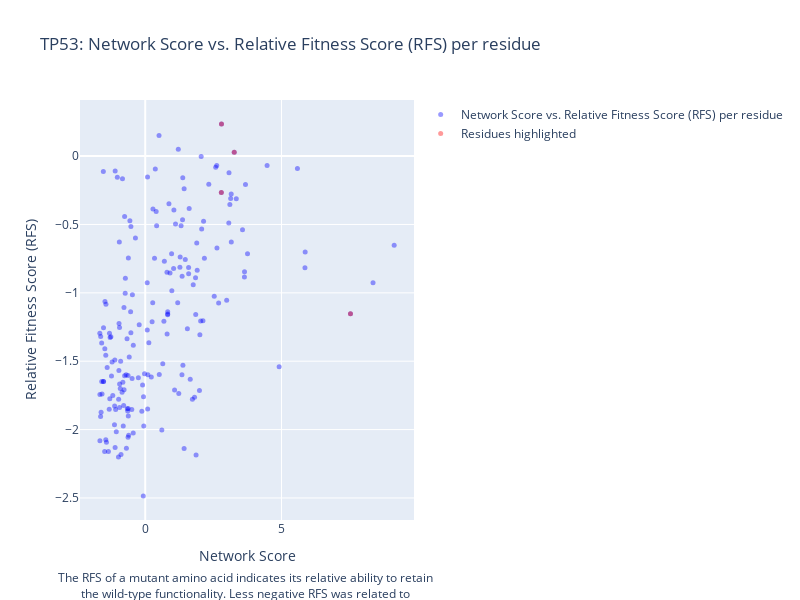

Notebook code cell kept with this figure:
### Code cell
titles = {"TP53": "", "EGFR": "EGFR", "KRAS": "KRAS"}
scores = {"TP53": "Relative Fitness Score (RFS)", "EGFR": "Enrichment Score", "KRAS": "Folding Free Energy Change"}
texts = {"TP53": "The RFS of a mutant amino acid indicates its relative ability to retain <br>the wild-type functionality. Less negative RFS was related to ",
         "EGFR": "The enrichment score at a mutant amino acid here measures how overrepresented<br> or underrepresented compared to the wild type in response to erlotinib treatment",
         "KRAS": "The folding free energy change here represents how much mutation at that residue <br>affects the stability of protein folding"}

for gene in ['TP53']:#, 'EGFR', 'KRAS']:
    tmp = ns_data[ns_data['gene']==gene].reset_index(drop=True)
    corr, p_value = spearmanr(tmp['network_score'], tmp['mutagenesis_functional_score'])
    print(f"Correlation between network score and functional score for {gene}: {corr} (p-value: {p_value})")
    # plot network score vs functional score using plotly
    # Create scatter plot
    fig = go.Figure()
    # figure size
    fig.update_layout(
        autosize=False,
        width=800,
        height=600,
    )
    # color by 
    fig.add_trace(go.Scatter(x=tmp['network_score'], y=tmp['mutagenesis_functional_score'],
                            mode='markers', marker=dict(color='blue'),
                            name=f'Network Score vs. {scores[gene]} per residue', text=tmp['res_num']))

    # Update layout
    fig.update_layout(xaxis_title='Network Score', yaxis_title=scores[gene],
                    title=f'{gene}: Network Score vs. {scores[gene]} per residue',)
    # add small text at the bottom
    fig.add_annotation(text=texts[gene],
                    xref="paper", yref="paper",
                    x=0.5, y=-0.2, showarrow=False, )
    
    if gene == "TP53":
        # color residue number 217, 157 and 257
        # get the index of the residues
        tmp2 = tmp[tmp['uniprot_num'].isin([175, 245, 249, 282])].reset_index(drop=True)
        fig.add_trace(go.Scatter(x=tmp2['network_score'], y=tmp2['mutagenesis_functional_score'],
                            mode='markers', marker=dict(color='red'),
                            name='Residues highlighted', text=tmp2['res_num']))
    

    # make opacity 0.4
    fig.update_traces(marker=dict(size=5, opacity=0.4))

    fig.show()

### Figure 1 — Plotly figure (JSON) as saved in the notebook; plotly's stock layout.template omitted (floating-point values rounded to 4 significant figures; data arrays with more than 128 entries replaced by an {"elided": "..."} marker saying what was removed)
{"data": [{"marker": {"color": "blue", "opacity": 0.4, "size": 5}, "mode": "markers", "name": "Network Score vs. Relative Fitness Score (RFS) per residue", "text": {"elided": "188 int values"}, "type": "scatter", "x": {"elided": "188 float values"}, "y": {"elided": "188 float values"}}, {"marker": {"color": "red", "opacity": 0.4, "size": 5}, "mode": "markers", "name": "Residues highlighted", "text": [245, 175, 249, 282], "type": "scatter", "x": [2.797, 7.53, 3.266, 2.793], "y": [0.2337, -1.154, 0.02796, -0.2666]}], "layout": {"annotations": [{"showarrow": false, "text": "The RFS of a mutant amino acid indicates its relative ability to retain <br>the wild-type functionality. Less negative RFS was related to ", "x": 0.5, "xref": "paper", "y": -0.2, "yref": "paper"}], "autosize": false, "height": 600, "title": {"text": "TP53: Network Score vs. Relative Fitness Score (RFS) per residue"}, "width": 800, "xaxis": {"title": {"text": "Network Score"}}, "yaxis": {"title": {"text": "Relative Fitness Score (RFS)"}}}}
